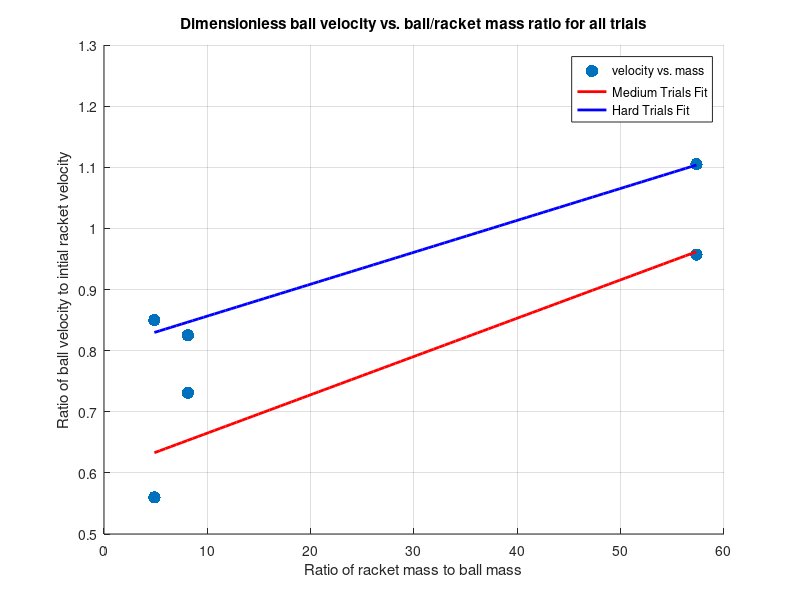

The MATLAB script that drew this image:
x = [8.115 8.115 4.875 4.875 57.333 57.333];
y = [0.731 0.825 0.560 0.850 0.957 1.105];

figure;
hold on;
grid on;

scatter(x, y, 80, 'filled');

% Medium Trials
x_odd = x([1 3 5]);
y_odd = y([1 3 5]);

% Hard Trials
x_even = x([2 4 6]);
y_even = y([2 4 6]);

p_odd = polyfit(x_odd, y_odd, 1);
p_even = polyfit(x_even, y_even, 1);

xfit = linspace(min(x), max(x), 100);
yfit_odd = polyval(p_odd, xfit);
yfit_even = polyval(p_even, xfit);

plot(xfit, yfit_odd, 'r-', 'LineWidth', 2);
plot(xfit, yfit_even, 'b-', 'LineWidth', 2);

xlabel('Ratio of racket mass to ball mass');
ylabel('Ratio of ball velocity to intial racket velocity');
title('Dimensionless ball velocity vs. ball/racket mass ratio for all trials');

legend('velocity vs. mass', 'Medium Trials Fit', 'Hard Trials Fit');

hold off;
